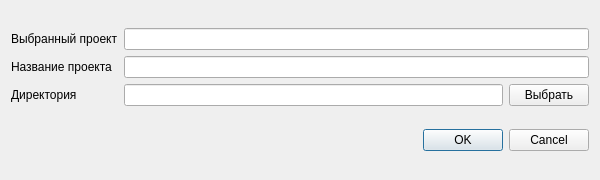
<?xml version="1.0" encoding="UTF-8"?>
<ui version="4.0">
 <class>DialogClone</class>
 <widget class="QDialog" name="DialogClone">
  <property name="geometry">
   <rect>
    <x>0</x>
    <y>0</y>
    <width>600</width>
    <height>180</height>
   </rect>
  </property>
  <property name="windowTitle">
   <string>Клонирование проекта</string>
  </property>
  <property name="modal">
   <bool>true</bool>
  </property>
  <layout class="QVBoxLayout" name="verticalLayout">
   <item>
    <layout class="QGridLayout" name="gridLayout">
     <item row="0" column="1" colspan="2">
      <widget class="QLineEdit" name="sourceEdit"/>
     </item>
     <item row="1" column="1" colspan="2">
      <widget class="QLineEdit" name="nameEdit"/>
     </item>
     <item row="0" column="0">
      <widget class="QLabel" name="label_2">
       <property name="text">
        <string>Выбранный проект</string>
       </property>
      </widget>
     </item>
     <item row="2" column="0">
      <widget class="QLabel" name="label_4">
       <property name="text">
        <string>Директория</string>
       </property>
      </widget>
     </item>
     <item row="2" column="2">
      <widget class="QPushButton" name="browseButton">
       <property name="text">
        <string>Выбрать</string>
       </property>
      </widget>
     </item>
     <item row="1" column="0">
      <widget class="QLabel" name="label_3">
       <property name="text">
        <string>Название проекта</string>
       </property>
      </widget>
     </item>
     <item row="2" column="1">
      <widget class="QLineEdit" name="dirEdit"/>
     </item>
    </layout>
   </item>
   <item>
    <widget class="QDialogButtonBox" name="buttonBox">
     <property name="orientation">
      <enum>Qt::Horizontal</enum>
     </property>
     <property name="standardButtons">
      <set>QDialogButtonBox::Cancel|QDialogButtonBox::Ok</set>
     </property>
    </widget>
   </item>
  </layout>
 </widget>
 <resources/>
 <connections>
  <connection>
   <sender>buttonBox</sender>
   <signal>accepted()</signal>
   <receiver>DialogClone</receiver>
   <slot>accept()</slot>
   <hints>
    <hint type="sourcelabel">
     <x>248</x>
     <y>254</y>
    </hint>
    <hint type="destinationlabel">
     <x>157</x>
     <y>274</y>
    </hint>
   </hints>
  </connection>
  <connection>
   <sender>buttonBox</sender>
   <signal>rejected()</signal>
   <receiver>DialogClone</receiver>
   <slot>reject()</slot>
   <hints>
    <hint type="sourcelabel">
     <x>316</x>
     <y>260</y>
    </hint>
    <hint type="destinationlabel">
     <x>286</x>
     <y>274</y>
    </hint>
   </hints>
  </connection>
 </connections>
</ui>
